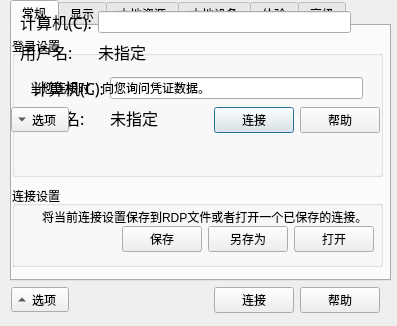
<?xml version="1.0" encoding="UTF-8"?>
<ui version="4.0">
 <class>Dialog</class>
 <widget class="QDialog" name="Dialog">
  <property name="enabled">
   <bool>true</bool>
  </property>
  <property name="geometry">
   <rect>
    <x>0</x>
    <y>0</y>
    <width>397</width>
    <height>326</height>
   </rect>
  </property>
  <property name="sizePolicy">
   <sizepolicy hsizetype="Fixed" vsizetype="Fixed">
    <horstretch>0</horstretch>
    <verstretch>0</verstretch>
   </sizepolicy>
  </property>
  <property name="windowTitle">
   <string>远程桌面连接</string>
  </property>
  <property name="inputMethodHints">
   <set>Qt::ImhNone</set>
  </property>
  <property name="sizeGripEnabled">
   <bool>false</bool>
  </property>
  <property name="modal">
   <bool>false</bool>
  </property>
  <widget class="QWidget" name="widget" native="true">
   <property name="geometry">
    <rect>
     <x>0</x>
     <y>0</y>
     <width>401</width>
     <height>331</height>
    </rect>
   </property>
   <widget class="QWidget" name="defaultWidget" native="true">
    <property name="geometry">
     <rect>
      <x>0</x>
      <y>0</y>
      <width>391</width>
      <height>151</height>
     </rect>
    </property>
    <widget class="QWidget" name="layoutWidget">
     <property name="geometry">
      <rect>
       <x>20</x>
       <y>10</y>
       <width>331</width>
       <height>64</height>
      </rect>
     </property>
     <layout class="QGridLayout" name="gridLayout">
      <property name="sizeConstraint">
       <enum>QLayout::SetMinAndMaxSize</enum>
      </property>
      <item row="1" column="1">
       <widget class="QLabel" name="accountTxtLable">
        <property name="sizePolicy">
         <sizepolicy hsizetype="Fixed" vsizetype="Fixed">
          <horstretch>0</horstretch>
          <verstretch>0</verstretch>
         </sizepolicy>
        </property>
        <property name="font">
         <font>
          <family>Times New Roman</family>
          <pointsize>12</pointsize>
         </font>
        </property>
        <property name="text">
         <string>未指定</string>
        </property>
       </widget>
      </item>
      <item row="1" column="0">
       <widget class="QLabel" name="accountLable">
        <property name="sizePolicy">
         <sizepolicy hsizetype="Fixed" vsizetype="Fixed">
          <horstretch>0</horstretch>
          <verstretch>0</verstretch>
         </sizepolicy>
        </property>
        <property name="font">
         <font>
          <family>Agency FB</family>
          <pointsize>12</pointsize>
         </font>
        </property>
        <property name="text">
         <string>用户名:</string>
        </property>
       </widget>
      </item>
      <item row="0" column="1">
       <widget class="QLineEdit" name="cmpLineEdit"/>
      </item>
      <item row="0" column="0">
       <widget class="QLabel" name="cmpLable">
        <property name="font">
         <font>
          <family>Agency FB</family>
          <pointsize>12</pointsize>
         </font>
        </property>
        <property name="text">
         <string>计算机(C):</string>
        </property>
       </widget>
      </item>
     </layout>
    </widget>
    <widget class="QWidget" name="defaultBtnWidget" native="true">
     <property name="geometry">
      <rect>
       <x>10</x>
       <y>100</y>
       <width>371</width>
       <height>41</height>
      </rect>
     </property>
     <property name="sizePolicy">
      <sizepolicy hsizetype="Fixed" vsizetype="Fixed">
       <horstretch>0</horstretch>
       <verstretch>0</verstretch>
      </sizepolicy>
     </property>
     <widget class="QWidget" name="layoutWidget">
      <property name="geometry">
       <rect>
        <x>1</x>
        <y>7</y>
        <width>369</width>
        <height>27</height>
       </rect>
      </property>
      <layout class="QHBoxLayout" name="horizontalLayout_2">
       <property name="sizeConstraint">
        <enum>QLayout::SetMinAndMaxSize</enum>
       </property>
       <item>
        <widget class="QToolButton" name="optionToolBtn">
         <property name="focusPolicy">
          <enum>Qt::NoFocus</enum>
         </property>
         <property name="whatsThis">
          <string/>
         </property>
         <property name="inputMethodHints">
          <set>Qt::ImhNone</set>
         </property>
         <property name="text">
          <string>选项</string>
         </property>
         <property name="toolButtonStyle">
          <enum>Qt::ToolButtonTextBesideIcon</enum>
         </property>
         <property name="autoRaise">
          <bool>false</bool>
         </property>
         <property name="arrowType">
          <enum>Qt::DownArrow</enum>
         </property>
        </widget>
       </item>
       <item>
        <spacer name="horizontalSpacer">
         <property name="orientation">
          <enum>Qt::Horizontal</enum>
         </property>
         <property name="sizeType">
          <enum>QSizePolicy::Expanding</enum>
         </property>
         <property name="sizeHint" stdset="0">
          <size>
           <width>134</width>
           <height>20</height>
          </size>
         </property>
        </spacer>
       </item>
       <item>
        <layout class="QHBoxLayout" name="horizontalLayout">
         <item>
          <widget class="QPushButton" name="connBtn">
           <property name="text">
            <string>连接</string>
           </property>
          </widget>
         </item>
         <item>
          <widget class="QPushButton" name="helpBtn">
           <property name="text">
            <string>帮助</string>
           </property>
          </widget>
         </item>
        </layout>
       </item>
      </layout>
     </widget>
    </widget>
    <widget class="QLabel" name="defaultLabel">
     <property name="geometry">
      <rect>
       <x>30</x>
       <y>80</y>
       <width>191</width>
       <height>16</height>
      </rect>
     </property>
     <property name="text">
      <string>当您连接时，向您询问凭证数据。</string>
     </property>
    </widget>
    <widget class="QLabel" name="statusLabel">
     <property name="geometry">
      <rect>
       <x>230</x>
       <y>80</y>
       <width>121</width>
       <height>20</height>
      </rect>
     </property>
     <property name="font">
      <font>
       <family>Times New Roman</family>
       <pointsize>9</pointsize>
      </font>
     </property>
     <property name="text">
      <string/>
     </property>
    </widget>
    <zorder>layoutWidget</zorder>
    <zorder>defaultLabel</zorder>
    <zorder>defaultBtnWidget</zorder>
    <zorder>statusLabel</zorder>
   </widget>
   <widget class="QWidget" name="optionWidget" native="true">
    <property name="enabled">
     <bool>true</bool>
    </property>
    <property name="geometry">
     <rect>
      <x>10</x>
      <y>0</y>
      <width>381</width>
      <height>321</height>
     </rect>
    </property>
    <widget class="QTabWidget" name="tabWidget">
     <property name="geometry">
      <rect>
       <x>0</x>
       <y>0</y>
       <width>381</width>
       <height>281</height>
      </rect>
     </property>
     <property name="currentIndex">
      <number>0</number>
     </property>
     <property name="movable">
      <bool>false</bool>
     </property>
     <widget class="QWidget" name="tab_3">
      <attribute name="title">
       <string>常规</string>
      </attribute>
      <widget class="QGroupBox" name="generalGroupBox">
       <property name="geometry">
        <rect>
         <x>0</x>
         <y>10</y>
         <width>371</width>
         <height>141</height>
        </rect>
       </property>
       <property name="title">
        <string>登录设置</string>
       </property>
       <widget class="QWidget" name="layoutWidget_3">
        <property name="geometry">
         <rect>
          <x>20</x>
          <y>40</y>
          <width>331</width>
          <height>51</height>
         </rect>
        </property>
        <layout class="QGridLayout" name="gridLayout_2">
         <property name="sizeConstraint">
          <enum>QLayout::SetMinAndMaxSize</enum>
         </property>
         <item row="1" column="0">
          <widget class="QLabel" name="accountLable_2">
           <property name="sizePolicy">
            <sizepolicy hsizetype="Fixed" vsizetype="Fixed">
             <horstretch>0</horstretch>
             <verstretch>0</verstretch>
            </sizepolicy>
           </property>
           <property name="font">
            <font>
             <family>Agency FB</family>
             <pointsize>12</pointsize>
            </font>
           </property>
           <property name="text">
            <string>用户名:</string>
           </property>
          </widget>
         </item>
         <item row="0" column="0">
          <widget class="QLabel" name="cmpLable_2">
           <property name="font">
            <font>
             <family>Agency FB</family>
             <pointsize>12</pointsize>
            </font>
           </property>
           <property name="text">
            <string>计算机(C):</string>
           </property>
          </widget>
         </item>
         <item row="0" column="1">
          <widget class="QLineEdit" name="cmpLineEdit_2"/>
         </item>
         <item row="1" column="1">
          <widget class="QLabel" name="accountTxtLable_2">
           <property name="sizePolicy">
            <sizepolicy hsizetype="Fixed" vsizetype="Fixed">
             <horstretch>0</horstretch>
             <verstretch>0</verstretch>
            </sizepolicy>
           </property>
           <property name="font">
            <font>
             <family>Times New Roman</family>
             <pointsize>12</pointsize>
            </font>
           </property>
           <property name="text">
            <string>未指定</string>
           </property>
          </widget>
         </item>
        </layout>
       </widget>
       <widget class="QLabel" name="statusLabel_2">
        <property name="geometry">
         <rect>
          <x>233</x>
          <y>100</y>
          <width>121</width>
          <height>20</height>
         </rect>
        </property>
        <property name="font">
         <font>
          <family>Times New Roman</family>
          <pointsize>9</pointsize>
         </font>
        </property>
        <property name="text">
         <string/>
        </property>
       </widget>
      </widget>
      <widget class="QGroupBox" name="connSetGroupBox">
       <property name="geometry">
        <rect>
         <x>0</x>
         <y>160</y>
         <width>371</width>
         <height>81</height>
        </rect>
       </property>
       <property name="title">
        <string>连接设置</string>
       </property>
       <widget class="QLabel" name="connSetLabel">
        <property name="geometry">
         <rect>
          <x>30</x>
          <y>10</y>
          <width>331</width>
          <height>41</height>
         </rect>
        </property>
        <property name="text">
         <string>将当前连接设置保存到RDP文件或者打开一个已保存的连接。</string>
        </property>
       </widget>
       <widget class="QWidget" name="layoutWidget">
        <property name="geometry">
         <rect>
          <x>110</x>
          <y>40</y>
          <width>239</width>
          <height>25</height>
         </rect>
        </property>
        <layout class="QHBoxLayout" name="horizontalLayout_5">
         <property name="sizeConstraint">
          <enum>QLayout::SetMinAndMaxSize</enum>
         </property>
         <item>
          <widget class="QPushButton" name="saveBtn">
           <property name="text">
            <string>保存</string>
           </property>
          </widget>
         </item>
         <item>
          <widget class="QPushButton" name="saveasBtn">
           <property name="text">
            <string>另存为</string>
           </property>
          </widget>
         </item>
         <item>
          <widget class="QPushButton" name="openBtn">
           <property name="text">
            <string>打开</string>
           </property>
          </widget>
         </item>
        </layout>
       </widget>
      </widget>
     </widget>
     <widget class="QWidget" name="tab_4">
      <attribute name="title">
       <string>显示</string>
      </attribute>
      <widget class="QWidget" name="layoutWidget">
       <property name="geometry">
        <rect>
         <x>10</x>
         <y>10</y>
         <width>361</width>
         <height>231</height>
        </rect>
       </property>
       <layout class="QVBoxLayout" name="verticalLayout">
        <item>
         <widget class="QGroupBox" name="showGroupBox">
          <property name="title">
           <string>显示配置</string>
          </property>
          <widget class="QLabel" name="sizeLabel">
           <property name="geometry">
            <rect>
             <x>40</x>
             <y>20</y>
             <width>301</width>
             <height>20</height>
            </rect>
           </property>
           <property name="text">
            <string>选择远程桌面的大小。将滑块拖动到最右边开使用全屏。</string>
           </property>
          </widget>
          <widget class="QWidget" name="layoutWidget">
           <property name="geometry">
            <rect>
             <x>60</x>
             <y>40</y>
             <width>211</width>
             <height>31</height>
            </rect>
           </property>
           <layout class="QHBoxLayout" name="horizontalLayout_6">
            <property name="sizeConstraint">
             <enum>QLayout::SetMinAndMaxSize</enum>
            </property>
            <item>
             <widget class="QLabel" name="sizeLabel_2">
              <property name="text">
               <string>小</string>
              </property>
             </widget>
            </item>
            <item>
             <widget class="QSlider" name="horizontalSlider">
              <property name="mouseTracking">
               <bool>false</bool>
              </property>
              <property name="focusPolicy">
               <enum>Qt::ClickFocus</enum>
              </property>
              <property name="contextMenuPolicy">
               <enum>Qt::PreventContextMenu</enum>
              </property>
              <property name="inputMethodHints">
               <set>Qt::ImhNone</set>
              </property>
              <property name="minimum">
               <number>0</number>
              </property>
              <property name="maximum">
               <number>6</number>
              </property>
              <property name="singleStep">
               <number>1</number>
              </property>
              <property name="pageStep">
               <number>1</number>
              </property>
              <property name="value">
               <number>0</number>
              </property>
              <property name="sliderPosition">
               <number>0</number>
              </property>
              <property name="tracking">
               <bool>false</bool>
              </property>
              <property name="orientation">
               <enum>Qt::Horizontal</enum>
              </property>
              <property name="invertedAppearance">
               <bool>false</bool>
              </property>
              <property name="invertedControls">
               <bool>false</bool>
              </property>
              <property name="tickPosition">
               <enum>QSlider::TicksBelow</enum>
              </property>
              <property name="tickInterval">
               <number>1</number>
              </property>
             </widget>
            </item>
            <item>
             <widget class="QLabel" name="sizeLabel_3">
              <property name="text">
               <string>大</string>
              </property>
             </widget>
            </item>
           </layout>
          </widget>
          <widget class="QLabel" name="deskSizeLabel">
           <property name="geometry">
            <rect>
             <x>120</x>
             <y>70</y>
             <width>81</width>
             <height>16</height>
            </rect>
           </property>
           <property name="text">
            <string/>
           </property>
          </widget>
         </widget>
        </item>
        <item>
         <widget class="QGroupBox" name="colorGroupBox">
          <property name="title">
           <string>颜色</string>
          </property>
          <widget class="QLabel" name="colorLabel">
           <property name="geometry">
            <rect>
             <x>60</x>
             <y>20</y>
             <width>161</width>
             <height>16</height>
            </rect>
           </property>
           <property name="text">
            <string>选择远程会话的颜色深度。</string>
           </property>
          </widget>
          <widget class="QComboBox" name="colorComboBox">
           <property name="geometry">
            <rect>
             <x>60</x>
             <y>50</y>
             <width>121</width>
             <height>22</height>
            </rect>
           </property>
           <property name="currentIndex">
            <number>3</number>
           </property>
           <item>
            <property name="text">
             <string extracomment="15">增强色(15 位)</string>
            </property>
           </item>
           <item>
            <property name="text">
             <string extracomment="16">增强色(16 位)</string>
            </property>
           </item>
           <item>
            <property name="text">
             <string extracomment="24">真彩色(24 位)</string>
            </property>
           </item>
           <item>
            <property name="text">
             <string extracomment="32">最高质量(32 位)</string>
            </property>
           </item>
          </widget>
         </widget>
        </item>
        <item>
         <widget class="QCheckBox" name="connBarCheckBox">
          <property name="text">
           <string>全屏显示时显示连接栏。</string>
          </property>
          <property name="checked">
           <bool>true</bool>
          </property>
         </widget>
        </item>
       </layout>
      </widget>
     </widget>
     <widget class="QWidget" name="tab_5">
      <attribute name="title">
       <string>本地资源</string>
      </attribute>
      <widget class="QGroupBox" name="vedioGroupBox">
       <property name="geometry">
        <rect>
         <x>10</x>
         <y>1</y>
         <width>359</width>
         <height>71</height>
        </rect>
       </property>
       <property name="title">
        <string>语音设置</string>
       </property>
       <widget class="QLabel" name="audioPlayLabel">
        <property name="geometry">
         <rect>
          <x>20</x>
          <y>20</y>
          <width>81</width>
          <height>16</height>
         </rect>
        </property>
        <property name="text">
         <string>远程音频播放</string>
        </property>
       </widget>
       <widget class="QLabel" name="audioCaptureLabel">
        <property name="geometry">
         <rect>
          <x>180</x>
          <y>20</y>
          <width>81</width>
          <height>16</height>
         </rect>
        </property>
        <property name="text">
         <string>远程音频录制</string>
        </property>
       </widget>
       <widget class="QComboBox" name="audioPlayComBox">
        <property name="geometry">
         <rect>
          <x>20</x>
          <y>40</y>
          <width>141</width>
          <height>22</height>
         </rect>
        </property>
        <item>
         <property name="text">
          <string>在此计算机上播放</string>
         </property>
        </item>
        <item>
         <property name="text">
          <string>在远程计算机上播放</string>
         </property>
        </item>
        <item>
         <property name="text">
          <string>不要播放</string>
         </property>
        </item>
       </widget>
       <widget class="QComboBox" name="audioCaptureComBox">
        <property name="geometry">
         <rect>
          <x>180</x>
          <y>40</y>
          <width>131</width>
          <height>22</height>
         </rect>
        </property>
        <item>
         <property name="text">
          <string>不录制</string>
         </property>
        </item>
        <item>
         <property name="text">
          <string>从此计算机进行记录</string>
         </property>
        </item>
       </widget>
      </widget>
      <widget class="QGroupBox" name="keyGroupBox">
       <property name="geometry">
        <rect>
         <x>10</x>
         <y>74</y>
         <width>359</width>
         <height>71</height>
        </rect>
       </property>
       <property name="title">
        <string>键盘</string>
       </property>
       <widget class="QLabel" name="keyLabel">
        <property name="geometry">
         <rect>
          <x>20</x>
          <y>20</y>
          <width>111</width>
          <height>16</height>
         </rect>
        </property>
        <property name="text">
         <string>应用windows组合键</string>
        </property>
       </widget>
       <widget class="QComboBox" name="keyComBox">
        <property name="geometry">
         <rect>
          <x>100</x>
          <y>40</y>
          <width>141</width>
          <height>22</height>
         </rect>
        </property>
        <property name="currentIndex">
         <number>2</number>
        </property>
        <item>
         <property name="text">
          <string>在这台计算机上</string>
         </property>
        </item>
        <item>
         <property name="text">
          <string>在远程计算机上</string>
         </property>
        </item>
        <item>
         <property name="text">
          <string>仅在全屏显示时</string>
         </property>
        </item>
       </widget>
       <widget class="QLabel" name="keyTestLabel">
        <property name="geometry">
         <rect>
          <x>210</x>
          <y>20</y>
          <width>111</width>
          <height>16</height>
         </rect>
        </property>
        <property name="text">
         <string>示例：Alt+Tab</string>
        </property>
       </widget>
      </widget>
      <widget class="QGroupBox" name="resGroupBox">
       <property name="geometry">
        <rect>
         <x>10</x>
         <y>149</y>
         <width>359</width>
         <height>101</height>
        </rect>
       </property>
       <property name="title">
        <string>本地设备和资源</string>
       </property>
       <widget class="QLabel" name="resLabel">
        <property name="geometry">
         <rect>
          <x>70</x>
          <y>30</y>
          <width>311</width>
          <height>16</height>
         </rect>
        </property>
        <property name="text">
         <string>选择您要在远程会话中使用的设备和资源。</string>
        </property>
       </widget>
       <widget class="QCheckBox" name="printCheckBox">
        <property name="geometry">
         <rect>
          <x>70</x>
          <y>60</y>
          <width>71</width>
          <height>16</height>
         </rect>
        </property>
        <property name="text">
         <string>打印机</string>
        </property>
        <property name="checked">
         <bool>true</bool>
        </property>
       </widget>
       <widget class="QCheckBox" name="cliCheckBox">
        <property name="geometry">
         <rect>
          <x>220</x>
          <y>60</y>
          <width>71</width>
          <height>16</height>
         </rect>
        </property>
        <property name="text">
         <string>剪切板</string>
        </property>
        <property name="checked">
         <bool>true</bool>
        </property>
       </widget>
      </widget>
     </widget>
     <widget class="QWidget" name="tab_6">
      <attribute name="title">
       <string>本地设备</string>
      </attribute>
      <widget class="QGroupBox" name="equipGroupBox">
       <property name="geometry">
        <rect>
         <x>10</x>
         <y>10</y>
         <width>351</width>
         <height>231</height>
        </rect>
       </property>
       <property name="title">
        <string>本地设备</string>
       </property>
       <widget class="QLabel" name="equipLabel">
        <property name="geometry">
         <rect>
          <x>20</x>
          <y>20</y>
          <width>301</width>
          <height>16</height>
         </rect>
        </property>
        <property name="text">
         <string>选择要在远程会话中使用的这台计算机上的设备和资源。</string>
        </property>
       </widget>
       <widget class="QCheckBox" name="smartCardCheckBox">
        <property name="geometry">
         <rect>
          <x>40</x>
          <y>50</y>
          <width>71</width>
          <height>16</height>
         </rect>
        </property>
        <property name="text">
         <string>智能卡</string>
        </property>
        <property name="checked">
         <bool>true</bool>
        </property>
       </widget>
       <widget class="QCheckBox" name="portCheckBox">
        <property name="geometry">
         <rect>
          <x>140</x>
          <y>50</y>
          <width>71</width>
          <height>16</height>
         </rect>
        </property>
        <property name="text">
         <string>端口</string>
        </property>
       </widget>
       <widget class="QTreeWidget" name="equipTreeWidget">
        <property name="geometry">
         <rect>
          <x>20</x>
          <y>80</y>
          <width>311</width>
          <height>141</height>
         </rect>
        </property>
        <property name="frameShape">
         <enum>QFrame::StyledPanel</enum>
        </property>
        <property name="frameShadow">
         <enum>QFrame::Sunken</enum>
        </property>
        <property name="horizontalScrollBarPolicy">
         <enum>Qt::ScrollBarAlwaysOff</enum>
        </property>
        <attribute name="headerVisible">
         <bool>false</bool>
        </attribute>
        <column>
         <property name="text">
          <string notr="true">1</string>
         </property>
        </column>
       </widget>
      </widget>
     </widget>
     <widget class="QWidget" name="tab_7">
      <attribute name="title">
       <string>体验</string>
      </attribute>
      <widget class="QGroupBox" name="perGroupBox">
       <property name="geometry">
        <rect>
         <x>10</x>
         <y>10</y>
         <width>351</width>
         <height>211</height>
        </rect>
       </property>
       <property name="title">
        <string>性能</string>
       </property>
       <widget class="QLabel" name="connTypeLabel">
        <property name="geometry">
         <rect>
          <x>50</x>
          <y>20</y>
          <width>221</width>
          <height>16</height>
         </rect>
        </property>
        <property name="text">
         <string>选择连接速度来优化性能。</string>
        </property>
       </widget>
       <widget class="QComboBox" name="connTypeComboBox">
        <property name="geometry">
         <rect>
          <x>50</x>
          <y>40</y>
          <width>221</width>
          <height>22</height>
         </rect>
        </property>
        <property name="currentIndex">
         <number>0</number>
        </property>
        <item>
         <property name="text">
          <string>调制解调器(56Kbps)</string>
         </property>
        </item>
        <item>
         <property name="text">
          <string>低速宽带(256 Kbps - 2Mbps)</string>
         </property>
        </item>
        <item>
         <property name="text">
          <string>卫星(2 Mbps - 16 Mbps，高延迟)</string>
         </property>
        </item>
        <item>
         <property name="text">
          <string>高速宽带( 2 Mbps - 10 Mbps)</string>
         </property>
        </item>
        <item>
         <property name="text">
          <string>WAN (10 Mbps 或更高速，高延迟)</string>
         </property>
        </item>
        <item>
         <property name="text">
          <string>局域网(10 Mbps 或更高)</string>
         </property>
        </item>
       </widget>
       <widget class="QCheckBox" name="backCheckBox">
        <property name="geometry">
         <rect>
          <x>50</x>
          <y>90</y>
          <width>81</width>
          <height>16</height>
         </rect>
        </property>
        <property name="text">
         <string>桌面背景</string>
        </property>
       </widget>
       <widget class="QLabel" name="connTypeLabel_2">
        <property name="geometry">
         <rect>
          <x>50</x>
          <y>70</y>
          <width>221</width>
          <height>16</height>
         </rect>
        </property>
        <property name="text">
         <string>允许以下功能：</string>
        </property>
       </widget>
       <widget class="QCheckBox" name="fontCheckBox">
        <property name="geometry">
         <rect>
          <x>50</x>
          <y>110</y>
          <width>81</width>
          <height>16</height>
         </rect>
        </property>
        <property name="text">
         <string>字体平滑</string>
        </property>
       </widget>
       <widget class="QCheckBox" name="backCssCheckBox">
        <property name="geometry">
         <rect>
          <x>50</x>
          <y>130</y>
          <width>81</width>
          <height>16</height>
         </rect>
        </property>
        <property name="text">
         <string>桌面布局</string>
        </property>
       </widget>
       <widget class="QCheckBox" name="dragCheckBox">
        <property name="geometry">
         <rect>
          <x>50</x>
          <y>150</y>
          <width>151</width>
          <height>16</height>
         </rect>
        </property>
        <property name="text">
         <string>拖动时显示窗口内容</string>
        </property>
       </widget>
       <widget class="QCheckBox" name="menuCheckBox">
        <property name="geometry">
         <rect>
          <x>50</x>
          <y>170</y>
          <width>151</width>
          <height>16</height>
         </rect>
        </property>
        <property name="text">
         <string>菜单和窗口动画</string>
        </property>
       </widget>
       <widget class="QCheckBox" name="bitMapCheckBox">
        <property name="geometry">
         <rect>
          <x>200</x>
          <y>110</y>
          <width>151</width>
          <height>16</height>
         </rect>
        </property>
        <property name="text">
         <string>持久位图缓存</string>
        </property>
        <property name="checked">
         <bool>true</bool>
        </property>
       </widget>
       <widget class="QCheckBox" name="viewCheckBox">
        <property name="geometry">
         <rect>
          <x>200</x>
          <y>90</y>
          <width>151</width>
          <height>16</height>
         </rect>
        </property>
        <property name="text">
         <string>视图样式</string>
        </property>
       </widget>
      </widget>
      <widget class="QCheckBox" name="reconnCheckBox">
       <property name="geometry">
        <rect>
         <x>10</x>
         <y>230</y>
         <width>271</width>
         <height>16</height>
        </rect>
       </property>
       <property name="text">
        <string>如果连接中断，则重新连接。</string>
       </property>
       <property name="checked">
        <bool>true</bool>
       </property>
      </widget>
     </widget>
     <widget class="QWidget" name="tab_8">
      <attribute name="title">
       <string>高级</string>
      </attribute>
      <widget class="QGroupBox" name="authGroupBox">
       <property name="geometry">
        <rect>
         <x>10</x>
         <y>10</y>
         <width>351</width>
         <height>131</height>
        </rect>
       </property>
       <property name="title">
        <string>服务器身份验证</string>
       </property>
       <widget class="QLabel" name="label">
        <property name="geometry">
         <rect>
          <x>30</x>
          <y>20</y>
          <width>301</width>
          <height>71</height>
         </rect>
        </property>
        <property name="lineWidth">
         <number>4</number>
        </property>
        <property name="midLineWidth">
         <number>4</number>
        </property>
        <property name="text">
         <string>&lt;html&gt;&lt;head/&gt;&lt;body&gt;&lt;p&gt;服务器身份验证会验证是都正在连接到预期远程计算机。&lt;/p&gt;&lt;p&gt;连接所需的验证强度由系统安全策略确定。&lt;/p&gt;&lt;p&gt;如果服务器身份验证失败：&lt;/p&gt;&lt;/body&gt;&lt;/html&gt;</string>
        </property>
       </widget>
       <widget class="QComboBox" name="authComboBox">
        <property name="geometry">
         <rect>
          <x>30</x>
          <y>100</y>
          <width>291</width>
          <height>21</height>
         </rect>
        </property>
        <property name="currentIndex">
         <number>2</number>
        </property>
        <item>
         <property name="text">
          <string>连接并且不显示警告</string>
         </property>
        </item>
        <item>
         <property name="text">
          <string>不连接</string>
         </property>
        </item>
        <item>
         <property name="text">
          <string>显示警告</string>
         </property>
        </item>
       </widget>
      </widget>
     </widget>
    </widget>
    <widget class="QWidget" name="optionBtnWidget" native="true">
     <property name="geometry">
      <rect>
       <x>0</x>
       <y>280</y>
       <width>371</width>
       <height>41</height>
      </rect>
     </property>
     <property name="sizePolicy">
      <sizepolicy hsizetype="Fixed" vsizetype="Fixed">
       <horstretch>0</horstretch>
       <verstretch>0</verstretch>
      </sizepolicy>
     </property>
     <widget class="QWidget" name="layoutWidget_2">
      <property name="geometry">
       <rect>
        <x>1</x>
        <y>7</y>
        <width>369</width>
        <height>27</height>
       </rect>
      </property>
      <layout class="QHBoxLayout" name="horizontalLayout_3">
       <property name="sizeConstraint">
        <enum>QLayout::SetMinAndMaxSize</enum>
       </property>
       <item>
        <widget class="QToolButton" name="optionToolBtn_2">
         <property name="focusPolicy">
          <enum>Qt::NoFocus</enum>
         </property>
         <property name="whatsThis">
          <string/>
         </property>
         <property name="inputMethodHints">
          <set>Qt::ImhNone</set>
         </property>
         <property name="text">
          <string>选项</string>
         </property>
         <property name="toolButtonStyle">
          <enum>Qt::ToolButtonTextBesideIcon</enum>
         </property>
         <property name="autoRaise">
          <bool>false</bool>
         </property>
         <property name="arrowType">
          <enum>Qt::UpArrow</enum>
         </property>
        </widget>
       </item>
       <item>
        <spacer name="horizontalSpacer_2">
         <property name="orientation">
          <enum>Qt::Horizontal</enum>
         </property>
         <property name="sizeType">
          <enum>QSizePolicy::Expanding</enum>
         </property>
         <property name="sizeHint" stdset="0">
          <size>
           <width>134</width>
           <height>20</height>
          </size>
         </property>
        </spacer>
       </item>
       <item>
        <layout class="QHBoxLayout" name="horizontalLayout_4">
         <item>
          <widget class="QPushButton" name="connBtn_2">
           <property name="text">
            <string>连接</string>
           </property>
          </widget>
         </item>
         <item>
          <widget class="QPushButton" name="helpBtn_2">
           <property name="text">
            <string>帮助</string>
           </property>
          </widget>
         </item>
        </layout>
       </item>
      </layout>
     </widget>
    </widget>
   </widget>
   <zorder>optionWidget</zorder>
   <zorder>defaultWidget</zorder>
  </widget>
 </widget>
 <tabstops>
  <tabstop>cmpLineEdit_2</tabstop>
  <tabstop>connBtn_2</tabstop>
  <tabstop>tabWidget</tabstop>
  <tabstop>cmpLineEdit</tabstop>
  <tabstop>connBtn</tabstop>
  <tabstop>helpBtn</tabstop>
  <tabstop>saveBtn</tabstop>
  <tabstop>saveasBtn</tabstop>
  <tabstop>openBtn</tabstop>
  <tabstop>colorComboBox</tabstop>
  <tabstop>connBarCheckBox</tabstop>
  <tabstop>audioPlayComBox</tabstop>
  <tabstop>audioCaptureComBox</tabstop>
  <tabstop>keyComBox</tabstop>
  <tabstop>printCheckBox</tabstop>
  <tabstop>cliCheckBox</tabstop>
  <tabstop>smartCardCheckBox</tabstop>
  <tabstop>portCheckBox</tabstop>
  <tabstop>equipTreeWidget</tabstop>
  <tabstop>connTypeComboBox</tabstop>
  <tabstop>backCheckBox</tabstop>
  <tabstop>fontCheckBox</tabstop>
  <tabstop>backCssCheckBox</tabstop>
  <tabstop>dragCheckBox</tabstop>
  <tabstop>menuCheckBox</tabstop>
  <tabstop>bitMapCheckBox</tabstop>
  <tabstop>viewCheckBox</tabstop>
  <tabstop>reconnCheckBox</tabstop>
  <tabstop>authComboBox</tabstop>
  <tabstop>helpBtn_2</tabstop>
 </tabstops>
 <resources/>
 <connections/>
</ui>
